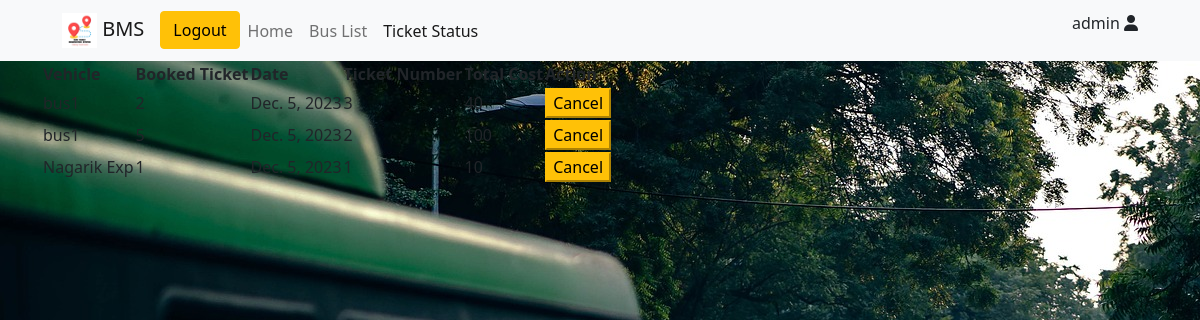
Page /ticketStatus (signed in) on the earlier database version.
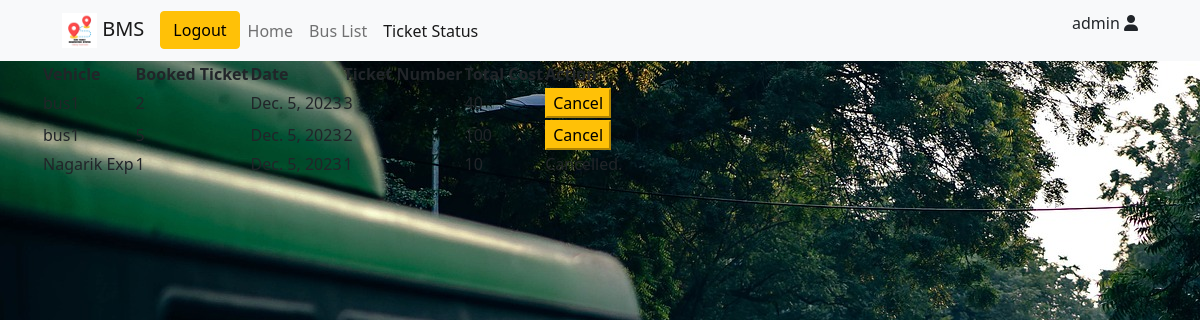
Same page on the later database version.
### bms/models.py (models this page shows)
class bookTicket(models.Model):
    user = models.ForeignKey(User, on_delete=models.CASCADE)
    vehicle_id = models.ForeignKey('Vehicle', on_delete=models.CASCADE, related_name='vehicleid')
    date = models.DateField(null=True)
    booked_ticket = models.IntegerField(default=0)
    ticketNumber = models.IntegerField(default=0000)
    cost = models.IntegerField(null=True)
    ticket_status = models.BooleanField(default=True)
    updated = models.DateTimeField(auto_now=True)
    created = models.DateTimeField(auto_now_add=True)
    class Meta:
        ordering = ['-updated', '-created']

class Vehicle(models.Model):
    name = models.CharField(max_length=50)
    vehicle_number = models.CharField(max_length=15)
    source = models.ForeignKey(busRoute, on_delete=models.CASCADE,default=1, related_name='sourceid')
    destination = models.ForeignKey(busRoute, on_delete=models.CASCADE,default=1, related_name='destinationid')
    date = models.DateField(null=True)
    v_status = models.BooleanField(default=True)
    departure = models.TimeField(null=True, blank=True)
    arrive = models.TimeField(null=True, blank=True)
    available_seats = models.IntegerField(default=25)
    booked_seats = models.IntegerField(default=0)
    price = models.IntegerField(default=20)
    updated = models.DateTimeField(auto_now=True)
    created = models.DateTimeField(auto_now_add=True)
    class Meta:
        ordering = ['-updated', '-created']
    def __str__(self):
        return self.name

### bms/views.py (the view)
# urls.py: path('ticketStatus', views.ticketStatus, name='ticketStatus'),
@login_required(login_url='loginUser')
def ticketStatus(request):
    user = request.user
    if request.user:
        tickets = bookTicket.objects.filter(user=user)
    context ={ 'tickets':tickets, 'user':user }
    return render(request, 'bms/ticketStatus.html',context)

### bms/templates/bms/ticketStatus.html (shortened to what this page needs)
{% extends 'main.html' %}
{% block navItem %}
            <li class="nav-item">
              <a class="nav-link " aria-current="page" href="{% url 'home' %}">Home</a>
            </li>
            <li class="nav-item">
              <a class="nav-link " href="{% url 'busList' %}">Bus List</a>
            </li>
            <li class="nav-item">
              <a class="nav-link active" href="{% url 'ticketStatus' %}">Ticket Status</a>
            </li>
{% endblock navItem %}
{% block content %}
<section>
  <div class="container">
    <table>
      <thead>
        <tr>
          <th>Vehicle</th>
          <th>Booked Ticket</th>
          <th>Date</th>
          <th>Ticket Number</th>
          <th>Total Cost</th>
          <th>Action</th>
        </tr>
      </thead>
      {% for ticket in tickets %}
      {% if request.user.is_authenticated%}
      {% if ticket.ticket_status == True  and user %}
        <tbody>
            <td>{{ ticket.vehicle_id }} </td>
            <td>{{ ticket.booked_ticket }}</td>
            <td>{{ ticket.date }}</td>
            <td>{{ ticket.ticketNumber }}</td>
            <td>{{ ticket.cost }}</td>
            <td><a href="{% url 'cancelTicket' ticket.id%}"><button class="btn-warning">Cancel</button></a></td>
        </tbody>
        {% else %}
          <tbody>
            <td>{{ ticket.vehicle_id }} </td>
            <td>{{ ticket.booked_ticket }}</td>
            <td>{{ ticket.date }}</td>
            <td>{{ ticket.ticketNumber }}</td>
            <td>{{ ticket.cost }}</td>
            <td>Cancelled.</td>
        </tbody>
        {%endif%}
        {%endif %}
      {% endfor %}
    </table>
  </div>
</section>
{% endblock content %}

### bms/templates/main.html (shortened to what this page needs)
<!DOCTYPE html>
<html lang="en">
  <head>
    <link rel="stylesheet" href="style.css" />
    <link
      rel="stylesheet"
      href="path/to/font-awesome/css/font-awesome.min.css"
    />
    <link rel="stylesheet" href="https://cdnjs.cloudflare.com/ajax/libs/font-awesome/6.0.0-beta3/css/all.min.css">
    <link
      href="https://cdn.jsdelivr.net/npm/bootstrap@5.1.3/dist/css/bootstrap.min.css"
      rel="stylesheet"
    />
  </head>
  <body>
    {% block navbar %}
    {% load static %}
    <nav class="navbar navbar-expand-lg navbar-light bg-light">
      <div class="container-fluid">
        <a class="navbar-brand" href="#">
          <img src="{% static 'assets/logo.jpeg' %}" alt="logo" height="35px" width="35px"/>
          BMS
        </a>
        <div class="collapse navbar-collapse" id="navbarNav">
          <ul class="navbar-nav">
            {% if request.user.is_authenticated %}
            <li>
              <a href="{% url 'logout' %}"
                ><button type="button" class="btn btn-warning">Logout</button></a
              >
            </li>
            {% else %}
            <li>
              <a href="{% url 'loginUser' %}">
                <button type="button" class="btn btn-success">Login</button>
              </a>
            </li>
            {% endif %}
            {% block navItem %}{% endblock navItem %}
          </ul>
        </div>
        <div>
          {% if user.is_authenticated %}
            <p> {{ user.username }} <i class="fa fa-user"></i></p>
        {% endif %}
        </div>
      </div>
    </nav> {% endblock %}
    {% block content %}{% endblock %}
  </body>
</html>

### raw/style.css (style rules this page uses)
body { background-image: url(assets/images/home.jpg); }
nav { padding: 50px; }

Differences in the rows shown:
changed bookTicket "Nagarik Exp": ticket_status "Cancel" → "Cancelled."
